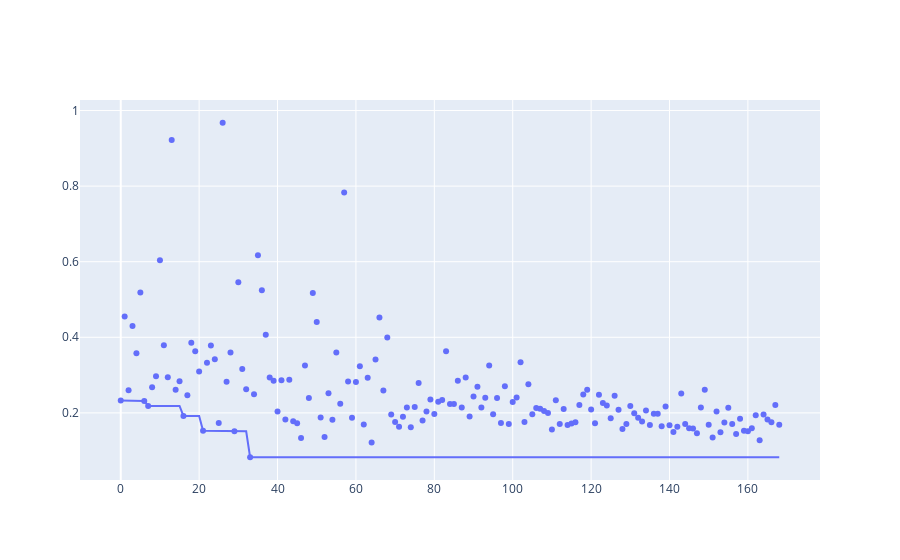

Notebook code cell kept with this figure:
### Code cell
df_progress = pd.DataFrame.from_records([
    h["utilities"] for h in history
])

df_progress["objective"] = [h["objective"] for h in history]
df_progress["evaluation"] = np.arange(len(df_progress))

df_progress["best_objective"] = df_progress["objective"].cummin()

figure_scatter = px.scatter(df_progress, x = "evaluation", y = "objective")
figure_line = px.line(df_progress, x = "evaluation", y = "best_objective")
go.Figure(data = figure_scatter.data + figure_line.data)

### Figure 1 — Plotly figure (JSON) as saved in the notebook; plotly's stock layout.template omitted (floating-point values rounded to 4 significant figures; data arrays with more than 128 entries replaced by an {"elided": "..."} marker saying what was removed)
{"data": [{"hovertemplate": "evaluation=%{x}<br>objective=%{y}<extra></extra>", "legendgroup": "", "marker": {"color": "#636efa", "symbol": "circle"}, "mode": "markers", "name": "", "orientation": "v", "showlegend": false, "type": "scatter", "x": {"elided": "169 int values"}, "xaxis": "x", "y": {"elided": "169 float values"}, "yaxis": "y"}, {"hovertemplate": "evaluation=%{x}<br>best_objective=%{y}<extra></extra>", "legendgroup": "", "line": {"color": "#636efa", "dash": "solid"}, "marker": {"symbol": "circle"}, "mode": "lines", "name": "", "orientation": "v", "showlegend": false, "type": "scatter", "x": {"elided": "169 int values"}, "xaxis": "x", "y": {"elided": "169 float values"}, "yaxis": "y"}], "layout": {"autosize": true, "xaxis": {"autorange": true, "range": [-10.06, 178.1], "type": "linear"}, "yaxis": {"autorange": true, "range": [0.009576, 1.041], "type": "linear"}}}
